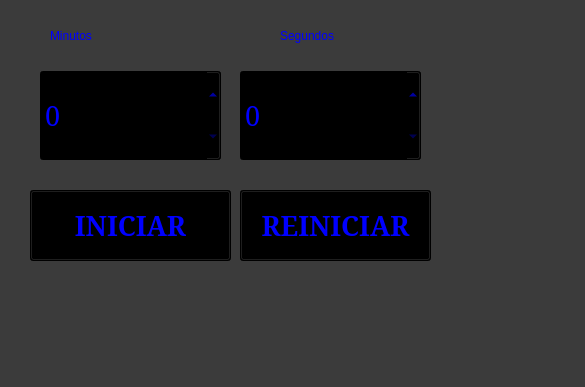
<?xml version="1.0" encoding="UTF-8"?>
<ui version="4.0">
 <class>MainWindow</class>
 <widget class="QMainWindow" name="MainWindow">
  <property name="geometry">
   <rect>
    <x>0</x>
    <y>0</y>
    <width>585</width>
    <height>387</height>
   </rect>
  </property>
  <property name="windowTitle">
   <string>MainWindow</string>
  </property>
  <property name="styleSheet">
   <string notr="true">background-color: rgb(59, 59, 59);</string>
  </property>
  <widget class="QWidget" name="centralwidget">
   <widget class="QPushButton" name="btn_iniciar">
    <property name="geometry">
     <rect>
      <x>30</x>
      <y>190</y>
      <width>201</width>
      <height>71</height>
     </rect>
    </property>
    <property name="font">
     <font>
      <family>MS Serif</family>
      <pointsize>20</pointsize>
      <weight>75</weight>
      <bold>true</bold>
     </font>
    </property>
    <property name="styleSheet">
     <string notr="true">color: rgb(0, 0, 255);
background-color: rgb(0, 0, 0);</string>
    </property>
    <property name="text">
     <string>INICIAR</string>
    </property>
   </widget>
   <widget class="QSpinBox" name="sb_min">
    <property name="geometry">
     <rect>
      <x>40</x>
      <y>70</y>
      <width>181</width>
      <height>91</height>
     </rect>
    </property>
    <property name="font">
     <font>
      <family>MS Serif</family>
      <pointsize>20</pointsize>
      <weight>9</weight>
      <italic>false</italic>
      <bold>false</bold>
     </font>
    </property>
    <property name="styleSheet">
     <string notr="true">background-color: rgb(0, 0, 0);
font: 75 20pt &quot;MS Serif&quot;;
color: rgb(0, 0, 255);</string>
    </property>
   </widget>
   <widget class="QSpinBox" name="sb_seg">
    <property name="geometry">
     <rect>
      <x>240</x>
      <y>70</y>
      <width>181</width>
      <height>91</height>
     </rect>
    </property>
    <property name="font">
     <font>
      <family>MS Serif</family>
      <pointsize>20</pointsize>
      <weight>9</weight>
      <italic>false</italic>
      <bold>false</bold>
     </font>
    </property>
    <property name="styleSheet">
     <string notr="true">background-color: rgb(0, 0, 0);
font: 75 20pt &quot;MS Serif&quot;;
color: rgb(0, 0, 255);</string>
    </property>
   </widget>
   <widget class="QLabel" name="label">
    <property name="geometry">
     <rect>
      <x>50</x>
      <y>20</y>
      <width>201</width>
      <height>31</height>
     </rect>
    </property>
    <property name="styleSheet">
     <string notr="true">color: rgb(0, 0, 255);
font: 75 20pt &quot;MS Serif&quot;;</string>
    </property>
    <property name="text">
     <string>Minutos</string>
    </property>
   </widget>
   <widget class="QLabel" name="label_2">
    <property name="geometry">
     <rect>
      <x>280</x>
      <y>10</y>
      <width>201</width>
      <height>51</height>
     </rect>
    </property>
    <property name="styleSheet">
     <string notr="true">color: rgb(0, 0, 255);
font: 75 20pt &quot;MS Serif&quot;;</string>
    </property>
    <property name="text">
     <string>Segundos</string>
    </property>
   </widget>
   <widget class="QPushButton" name="btn_reset">
    <property name="geometry">
     <rect>
      <x>240</x>
      <y>190</y>
      <width>191</width>
      <height>71</height>
     </rect>
    </property>
    <property name="font">
     <font>
      <family>MS Serif</family>
      <pointsize>20</pointsize>
      <weight>75</weight>
      <bold>true</bold>
     </font>
    </property>
    <property name="styleSheet">
     <string notr="true">color: rgb(0, 0, 255);
background-color: rgb(0, 0, 0);</string>
    </property>
    <property name="text">
     <string>REINICIAR</string>
    </property>
   </widget>
  </widget>
  <widget class="QMenuBar" name="menubar">
   <property name="geometry">
    <rect>
     <x>0</x>
     <y>0</y>
     <width>585</width>
     <height>18</height>
    </rect>
   </property>
  </widget>
  <widget class="QStatusBar" name="statusbar"/>
 </widget>
 <resources/>
 <connections/>
</ui>
